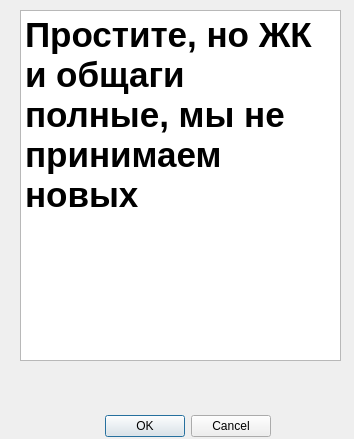
<?xml version="1.0" encoding="UTF-8"?>
<ui version="4.0">
 <class>RegistrationForm</class>
 <widget class="QDialog" name="RegistrationForm">
  <property name="geometry">
   <rect>
    <x>0</x>
    <y>0</y>
    <width>354</width>
    <height>439</height>
   </rect>
  </property>
  <property name="windowTitle">
   <string>Registration Form</string>
  </property>
  <widget class="QDialogButtonBox" name="ok">
   <property name="geometry">
    <rect>
     <x>-70</x>
     <y>410</y>
     <width>341</width>
     <height>32</height>
    </rect>
   </property>
   <property name="orientation">
    <enum>Qt::Horizontal</enum>
   </property>
   <property name="standardButtons">
    <set>QDialogButtonBox::Cancel|QDialogButtonBox::Ok</set>
   </property>
  </widget>
  <widget class="QTextBrowser" name="textBrowser">
   <property name="geometry">
    <rect>
     <x>20</x>
     <y>10</y>
     <width>321</width>
     <height>351</height>
    </rect>
   </property>
   <property name="font">
    <font>
     <pointsize>20</pointsize>
     <weight>75</weight>
     <bold>true</bold>
    </font>
   </property>
   <property name="html">
    <string>&lt;!DOCTYPE HTML PUBLIC &quot;-//W3C//DTD HTML 4.0//EN&quot; &quot;http://www.w3.org/TR/REC-html40/strict.dtd&quot;&gt;
&lt;html&gt;&lt;head&gt;&lt;meta name=&quot;qrichtext&quot; content=&quot;1&quot; /&gt;&lt;style type=&quot;text/css&quot;&gt;
p, li { white-space: pre-wrap; }
&lt;/style&gt;&lt;/head&gt;&lt;body style=&quot; font-family:'MS Shell Dlg 2'; font-size:20pt; font-weight:600; font-style:normal;&quot;&gt;
&lt;p style=&quot; margin-top:0px; margin-bottom:0px; margin-left:0px; margin-right:0px; -qt-block-indent:0; text-indent:0px;&quot;&gt;&lt;span style=&quot; font-size:26pt;&quot;&gt;Простите, но ЖК и общаги полные, мы не принимаем новых &lt;/span&gt;&lt;/p&gt;&lt;/body&gt;&lt;/html&gt;</string>
   </property>
  </widget>
 </widget>
 <resources/>
 <connections>
  <connection>
   <sender>ok</sender>
   <signal>accepted()</signal>
   <receiver>RegistrationForm</receiver>
   <slot>accept()</slot>
   <hints>
    <hint type="sourcelabel">
     <x>248</x>
     <y>254</y>
    </hint>
    <hint type="destinationlabel">
     <x>157</x>
     <y>274</y>
    </hint>
   </hints>
  </connection>
  <connection>
   <sender>ok</sender>
   <signal>rejected()</signal>
   <receiver>RegistrationForm</receiver>
   <slot>reject()</slot>
   <hints>
    <hint type="sourcelabel">
     <x>316</x>
     <y>260</y>
    </hint>
    <hint type="destinationlabel">
     <x>286</x>
     <y>274</y>
    </hint>
   </hints>
  </connection>
 </connections>
</ui>
